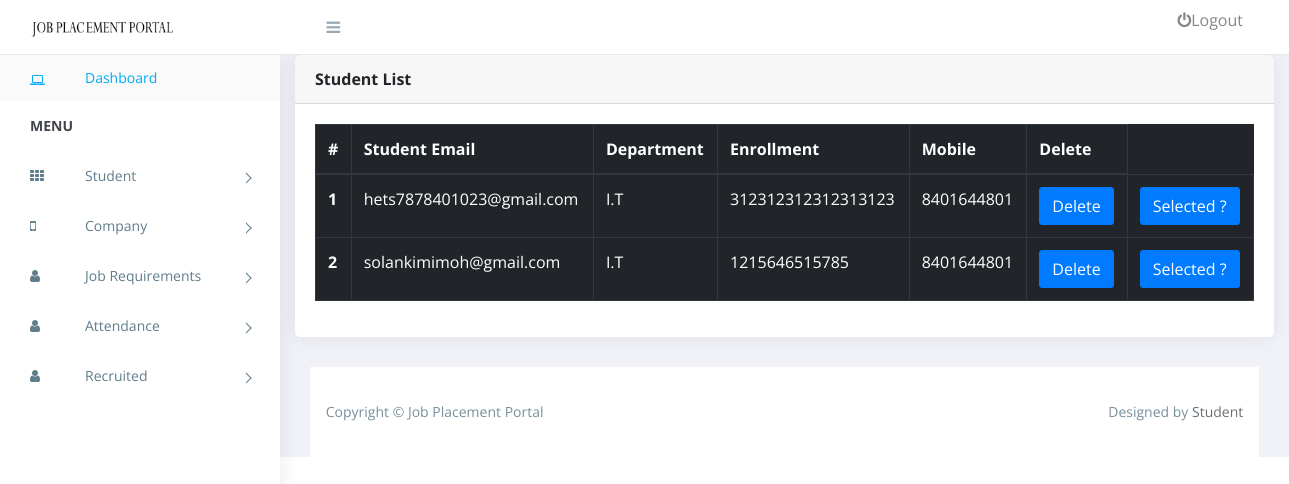
The app's page /admin/viewstudentforapply.php?id=1 with its own data.
### tables this page shows
CREATE TABLE `applyjob` (
  `id` int(11) NOT NULL,
  `recruitment_id` int(11) NOT NULL,
  `student_id` int(11) NOT NULL
);

CREATE TABLE `student` (
  `id` int(255) NOT NULL,
  `email` varchar(100) NOT NULL,
  `password` varchar(20) NOT NULL,
  `semester` varchar(20) NOT NULL,
  `department` varchar(100) NOT NULL,
  `enrollment` varchar(20) NOT NULL,
  `mobile` varchar(20) NOT NULL
);

### admin/include/Database.php (called while the page is built, shortened)
<?php
class Database{
   function db_connect(){
    $this->host = 'localhost';
    $this->user = 'root';
    $this->pass = '';
    $this->db = 'jobportal';
    $this->mysqli = new mysqli($this->host, $this->user, $this->pass, $this->db);
    return $this->mysqli;
  }
}
?>

### admin/viewstudentforapply.php (the view, shortened to what this page needs)
<!doctype html>
<html class="no-js" lang="">
<head>
    <link rel="stylesheet" href="assets/css/normalize.css">
    <link rel="stylesheet" href="assets/css/bootstrap.min.css">
    <link rel="stylesheet" href="assets/css/font-awesome.min.css">
    <link rel="stylesheet" href="assets/css/themify-icons.css">
    <link rel="stylesheet" href="assets/css/pe-icon-7-filled.css">
    <link href="assets/weather/css/weather-icons.css" rel="stylesheet" />
    <link href="assets/calendar/fullcalendar.css" rel="stylesheet" />
    <link rel="stylesheet" href="assets/css/style.css">
    <link href="assets/css/charts/chartist.min.css" rel="stylesheet">
    <link href="assets/css/lib/vector-map/jqvmap.min.css" rel="stylesheet">
</head>
<body>
    <?php include("include/menu.php");
    ?>
    <div id="right-panel" class="right-panel">
        <?php include("include/header.php");
        ?>
        <div class="col-lg-12">
            <div class="card">
                <div class="card-header">
                    <strong class="card-title">Student List</strong>
                </div>
                <div class="card-body">
                    <table class="table table-bordered table-dark">
                        <thead>
                            <tr>
                                <th scope="col">#</th>
                                <th scope="col">Student Email</th>
                                <th scope="col">Department</th>
                                <th scope="col">Enrollment</th>
                                <th scope="col">Mobile</th>
                                <th scope="col">Delete</th>
                            </tr>
                        </thead>
                        <tbody>
                            <?php
                            $id = $_GET['id'];
                            include("include/Database.php");
                            $db = new Database();
                            $selectCompanyQuery = "SELECT * FROM `applyjob` WHERE `recruitment_id`=$id";
                            $result =mysqli_query($db->db_connect(),$selectCompanyQuery);
                            while($row  = mysqli_fetch_row($result))
                            {
                                $selectStudent = "SELECT * FROM `student` WHERE `id`=$row[2]";
                                 $result1 =mysqli_query($db->db_connect(),$selectStudent);
                             while($row1  = mysqli_fetch_row($result1))
                            {
                                ?>
                            <tr>
                                <th scope="row"><?php echo $row[0]; ?></th>
                                <td><?php echo $row1[1]; ?></td>
                                <td><?php echo $row1[4]; ?></td>
                                <td><?php echo $row1[5]; ?></td>
                                <td><?php echo $row1[6]; ?></td>
                                <td><a href="deletejobapply.php?id=<?php echo $row1[0]; ?>&jobid=<?php echo $row[0] ?>" class="btn btn-primary">Delete</a></td>
                                <td><a href="studentselect.php?id=<?php echo $row1[0]; ?>&jobid=<?php echo $id; ?>" class="btn btn-primary">Selected ?</a></td>
                            </tr>
                            <?php
                             }
                            }
                            ?>
                        </tbody>
                    </table>
                </div>
            </div>
        </div>
        <?php include("include/footer.php");
        ?>
    </div>
</body>
</html>

### admin/assets/css/style.css (style rules this page uses)
body { display: table; font-family: "Open Sans", sans-serif; font-size: 16px; width: 100%; }
a, button { text-decoration: none; outline: none !important; color: #878787; -webkit-transition: all 0.25s ease; transition: all 0.25s ease; }
.btn, button, input, textarea { -webkit-box-shadow: none; box-shadow: none; outline: 0 !important; }
.btn { border-radius: 3px; }
.right-panel { background: #f1f2f7; margin-left: 280px; margin-top: 55px; }
.card { margin-bottom: 1.875em; border-radius: 5px; padding: 0; border: 0px solid transparent; -webkit-box-shadow: 0 0 20px rgba(0, 0, 0, 0.08); box-shadow: 0 0 20px rgba(0, 0, 0, 0.08); }
.card .card-body { float: left; padding: 1.25em; position: relative; width: 100%; }
.btn, .button { display: inline-block; font-weight: 400; text-align: center; white-space: nowrap; vertical-align: middle; -webkit-transition: all .15s ease-in-out; transition: all .15s ease-in-out; border-radius: 3; cursor: pointer; }
@media (max-width: 1368px) { .card-body { padding: 15px; } }

### records on screen
applyjob: id "1"
student: email "hets7878401023@gmail.com", department "I.T", enrollment "312312312312313123", mobile "8401644801"
applyjob: id "2"
student: email "solankimimoh@gmail.com", department "I.T", enrollment "1215646515785", mobile "8401644801"
